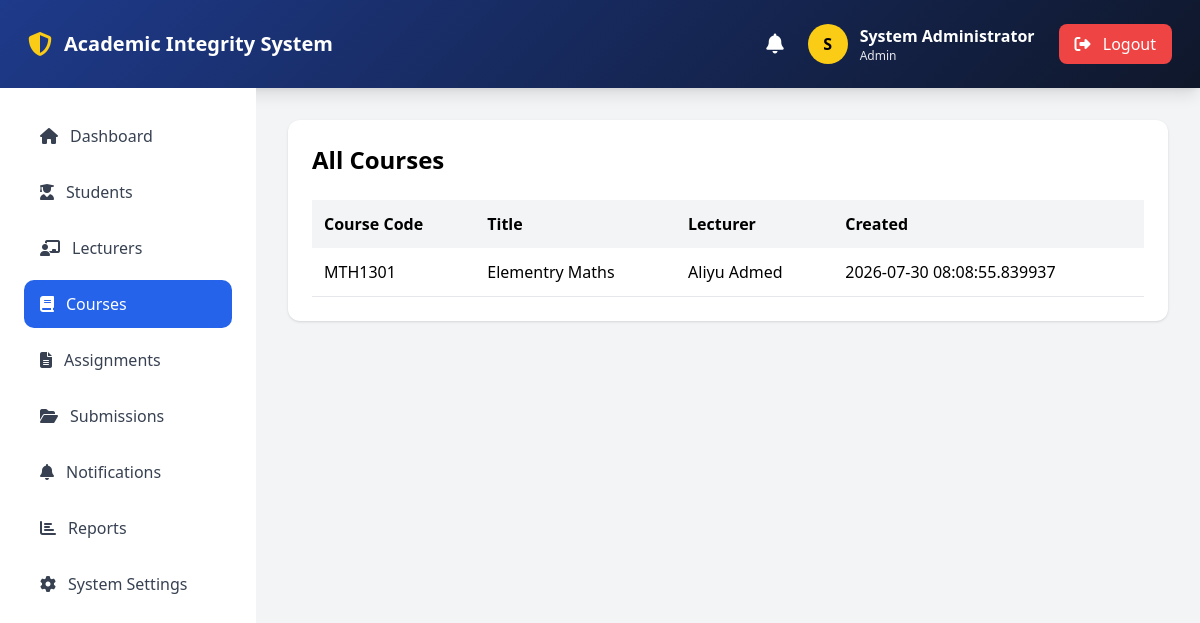
The page /admin/courses (signed in) on the database its author committed.
### app/models.py (models this page shows, shortened)
class User(UserMixin, db.Model):
    __tablename__ = 'users'
    id = db.Column(db.Integer, primary_key=True)
    username = db.Column(db.String(50), unique=True, nullable=False)
    email = db.Column(db.String(100), unique=True, nullable=False)
    password_hash = db.Column(db.String(255), nullable=False)
    first_name = db.Column(db.String(50), nullable=False)
    last_name = db.Column(db.String(50), nullable=False)
    role = db.Column(db.String(20), default='student')
    department = db.Column(db.String(100))
    faculty = db.Column(db.String(100))
    created_at = db.Column(db.DateTime, default=datetime.utcnow)
    updated_at = db.Column(db.DateTime, default=datetime.utcnow, onupdate=datetime.utcnow)
    last_login = db.Column(db.DateTime)
    is_active = db.Column(db.Boolean, default=True)
    student_profile = db.relationship('Student', backref='user', uselist=False, cascade='all, delete-orphan')
    lecturer_profile = db.relationship('Lecturer', backref='user', uselist=False, cascade='all, delete-orphan')
    @property
    def full_name(self):
        return f"{self.first_name} {self.last_name}"

class Course(db.Model):
    __tablename__ = 'courses'
    id = db.Column(db.Integer, primary_key=True)
    code = db.Column(db.String(20), unique=True, nullable=False)
    title = db.Column(db.String(200), nullable=False)
    description = db.Column(db.Text)
    lecturer_id = db.Column(db.Integer, db.ForeignKey('lecturers.id'))
    created_at = db.Column(db.DateTime, default=datetime.utcnow)
    assignments = db.relationship(
        'Assignment',
        backref='course',
        lazy=True,
        cascade='all, delete-orphan'
    )

### app/admin/routes.py (the view)
@admin_bp.route("/courses")
@login_required
def courses():
    if current_user.role != "admin":
        flash("Access denied.", "danger")
        return redirect(url_for("auth.login"))
    courses = (
        Course.query
        .order_by(Course.created_at.desc())
        .all()
    )
    return render_template(
        "admin/courses.html",
        courses=courses
    )

### app/__init__.py (called while the page is built)
@login_manager.user_loader
def load_user(user_id):
    from app.models import User
    return User.query.get(int(user_id))

### app/templates/admin/courses.html (shortened to what this page needs)
{% extends "base.html" %}
{% block content %}
<div class="bg-white rounded-xl shadow p-6">
    <h1 class="text-2xl font-bold mb-6">
        All Courses
    </h1>
    <div class="overflow-x-auto">
        <table class="w-full">
            <thead class="bg-gray-100">
                <tr>
                    <th class="p-3 text-left">Course Code</th>
                    <th class="p-3 text-left">Title</th>
                    <th class="p-3 text-left">Lecturer</th>
                    <th class="p-3 text-left">Created</th>
                </tr>
            </thead>
            <tbody>
            {% for course in courses %}
                <tr class="border-b">
                    <td class="p-3">
                        {{ course.code }}
                    </td>
                    <td class="p-3">
                        {{ course.title }}
                    </td>
                    <td class="p-3">
                    {% if course.lecturer %}
                        {{ course.lecturer.user.full_name }}
                    {% else %}
                        No lecturer
                    {% endif %}
                    </td>
                    <td class="p-3">
                        {{ course.created_at }}
                    </td>
                </tr>
            {% endfor %}
            </tbody>
        </table>
    </div>
</div>
{% endblock %}

### app/templates/includes/navbar.html (shortened to what this page needs)
<nav class="gradient-bg shadow-lg p-2 md:p-3">
    <div class="px-4 h-16 flex justify-between items-center">
        <div class="flex items-center gap-3">
            <i class="fas fa-shield-alt text-yellow-400 text-2xl"></i>
            <span class="text-white text-xl font-bold">
                Academic Integrity System
            </span>
        </div>
        {% if current_user.is_authenticated %}
        <div class="flex items-center gap-6">
            <a href="{{ url_for('notifications.index') }}"
               class="relative text-white hover:text-yellow-400">
                <i class="fas fa-bell text-xl"></i>
            </a>
            <div class="flex items-center gap-3">
                <div class="h-10 w-10 rounded-full
                bg-yellow-400 text-black
                flex items-center justify-center
                font-bold">
                    {{ current_user.first_name[0] }}
                </div>
                <div class="text-white">
                    <p class="font-semibold">
                        {{ current_user.full_name }}
                    </p>
                    <p class="text-xs text-gray-200">
                        {{ current_user.role|title }}
                    </p>
                </div>
            </div>
            <a href="{{ url_for('auth.logout') }}"
               class="bg-red-500 hover:bg-red-600
               px-4 py-2 rounded-lg text-white">
                <i class="fas fa-sign-out-alt mr-2"></i>
                Logout
            </a>
        </div>
        {% endif %}
    </div>
</nav>

### app/templates/base.html (style rules this page uses)
.gradient-bg { background: linear-gradient(135deg, #1e3a8a, #0f172a); }

### rows shown on the page
User: first_name "S", full_name "System Administrator", role "Admin"
Course: code "MTH1301", title "Elementry Maths", lecturer.user.full_name "Aliyu Admed", created_at "2026-07-30 08:08:55.839937"
